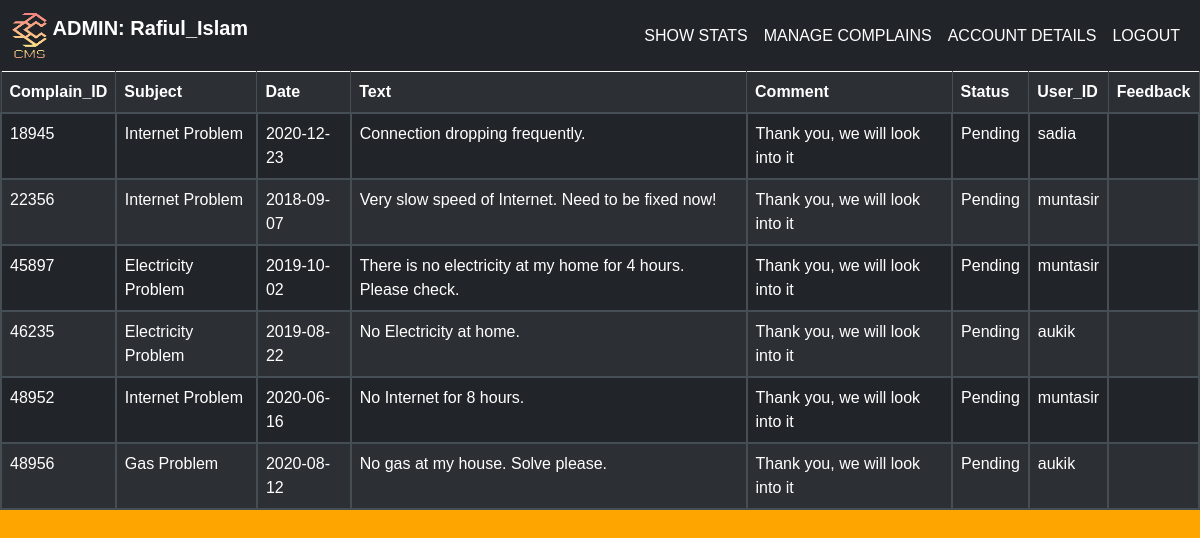
Screenshot of /search.php (signed in) with the database file from the repository.
### tables this page shows
CREATE TABLE `complain` (
  `Complain_ID` varchar(20) NOT NULL,
  `Subject` varchar(40) NOT NULL,
  `Date` date NOT NULL,
  `Text` varchar(120) NOT NULL,
  `Comment` varchar(60) NOT NULL,
  `Status` varchar(20) NOT NULL,
  `User_ID` varchar(20) NOT NULL,
  `Feedback` varchar(80) NOT NULL
);

### search.php (the view)
<?php	require './components/header_admin.php'; ?>
<?php
	$search = $_POST['search'];
	$result = mysqli_query($conn,"select * from complain  where Complain_ID like '%$search%' or User_ID like '%$search%' or Status like '%$search%' or Subject like '%$search%' or Year(Date) like '%$search%' ");
	echo'<link rel="stylesheet" href="./css2/style.css">
	<link rel="stylesheet" href="./css2/bootstrap.min.css">';
	echo'<table id="search-table" class="table table-dark table-bordered table-striped">
	<tr>
		<th scope="col">Complain_ID</th>
		<th scope="col">Subject</th>
		<th scope="col">Date</th>
		<th scope="col">Text</th>
		<th scope="col">Comment</th>
		<th scope="col">Status</th>
		<th scope="col">User_ID</th>
		<th scope="col">Feedback</th>
	</tr>';
	while($row = mysqli_fetch_array($result))
	{
	echo '<tr style="border-width: 2px">';
	echo '<td scope="row" style="border-width: 2px">' . $row["Complain_ID"] . '</td>';
	echo '<td style="border-width: 2px">' . $row["Subject"] . '</td>';
	echo '<td style="border-width: 2px">' . $row["Date"] . '</td>';
	echo '<td style="border-width: 2px">' . $row["Text"] . '</td>';
	echo '<td style="border-width: 2px">' . $row["Comment"] . '</td>';
	echo '<td style="border-width: 2px">' . $row["Status"] . '</td>';
	echo '<td style="border-width: 2px">' . $row["User_ID"] . '</td>';
	echo '<td style="border-width: 2px">' . $row["Feedback"] . '</td>';
	echo '</tr>';
	}
?>
<?php require './components/footer.php'; ?>

### css/style2.css (style rules this page uses)
* { margin: 0;padding: 0;box-sizing: border-box; font-family: 'Montserrat', sans-serif; }
body { background-image: url('image.jpg'); background-repeat: no-repeat; background-size: cover; font-family: "Lato", sans-serif }

### rows the page displays
complain: Complain_ID "18945", Subject "Internet Problem", Date "2020-12-23", Text "Connection dropping frequently.", Comment "Thank you, we will look into it", Status "Pending", User_ID "sadia"
complain: Complain_ID "22356", Subject "Internet Problem", Date "2018-09-07", Text "Very slow speed of Internet. Need to be fixed now!", Comment "Thank you, we will look into it", Status "Pending", User_ID "muntasir"
complain: Complain_ID "45897", Subject "Electricity Problem", Date "2019-10-02", Text "There is no electricity at my home for 4 hours. Please check.", Comment "Thank you, we will look into it", Status "Pending", User_ID "muntasir"
complain: Complain_ID "46235", Subject "Electricity Problem", Date "2019-08-22", Text "No Electricity at home.", Comment "Thank you, we will look into it", Status "Pending", User_ID "aukik"
complain: Complain_ID "48952", Subject "Internet Problem", Date "2020-06-16", Text "No Internet for 8 hours.", Comment "Thank you, we will look into it", Status "Pending", User_ID "muntasir"
complain: Complain_ID "48956", Subject "Gas Problem", Date "2020-08-12", Text "No gas at my house. Solve please.", Comment "Thank you, we will look into it", Status "Pending", User_ID "aukik"

### other values shown
$_SESSION['id'] "Rafiul_Islam"
